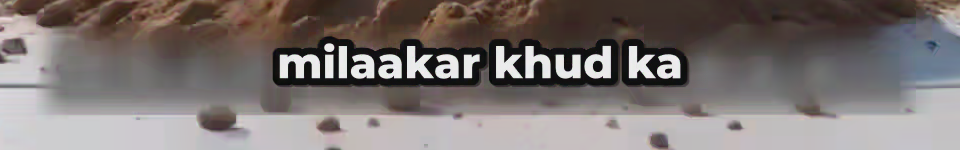
#> input picture tests/test_artifacts/fireclay_crop_1.0s.png, 960 x 150 px
$ python generate_unique_dp.py ../tests/test_artifacts/fireclay_crop_1.0s.png out.png
#> lines starting #> are read from the running program, lines starting #| are printed output that depends on the picture
#!/usr/bin/env python3
"""
tools/generate_unique_dp.py
===========================
Generates a perceptually unique Profile Picture (DP) per account
to defeat Meta's Perceptual Hashing (PDQ / pHash) and MD5/SHA256 correlation engines.

Techniques applied:
1. Micro-cropping (1-4% dynamic margins)
2. Micro-rotation (-1.5 to +1.5 degrees with bicubic interpolation)
3. Micro-color jitter (subtle brightness, contrast, and color balance jitter)
4. Micro-noise injection (sub-perceptual Gaussian noise)
5. Complete EXIF and metadata stripping
6. Dynamic JPEG compression quality (88-95)
"""

import sys
import os
import random
import numpy as np
from PIL import Image, ImageEnhance, ImageOps

def create_unique_dp(input_path: str, output_path: str) -> str:
#> called with output_path = 'out.png'
    if not os.path.exists(input_path):
        # If input path does not exist, generate a stylized graphic avatar
        return generate_geometric_avatar(output_path)

    img = Image.open(input_path).convert("RGB")
#> img is the input picture: PIL image 960x150 RGB; mean R, G, B 124.8, 117, 115.1
    w, h = img.size
#> w = 960; h = 150

    # 1. Micro-Crop (1-4%)
    crop_x = int(w * random.uniform(0.01, 0.04))
#> crop_x = 33
    crop_y = int(h * random.uniform(0.01, 0.04))
#> crop_y = 4
    img = img.crop((crop_x, crop_y, w - crop_x, h - crop_y))
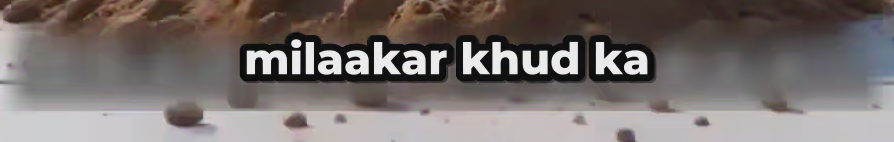
#> img: PIL image 894x142 RGB; mean R, G, B 120.8, 112.8, 110.6

    # 2. Micro-Rotation (-1.2 to +1.2 deg)
    angle = random.uniform(-1.2, 1.2)
    img = img.rotate(angle, resample=Image.BICUBIC, expand=False)
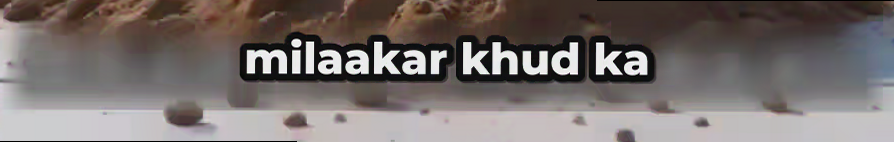
#> img: PIL image 894x142 RGB; mean R, G, B 119.7, 111.8, 109.6

    # 3. Micro-Color & Contrast Jitter (sub-perceptual)
    img = ImageEnhance.Brightness(img).enhance(random.uniform(0.96, 1.04))
    img = ImageEnhance.Contrast(img).enhance(random.uniform(0.95, 1.05))
    img = ImageEnhance.Color(img).enhance(random.uniform(0.95, 1.05))

    # 4. Subtle Pixel Noise Injection
    arr = np.array(img, dtype=np.int16)
    noise = np.random.normal(0, random.uniform(0.8, 1.6), arr.shape)
    arr = np.clip(arr + noise, 0, 255).astype(np.uint8)
    img = Image.fromarray(arr)

    # 5. Resize to standard 500x500 square for Instagram DP
    img = ImageOps.fit(img, (500, 500), method=Image.LANCZOS)
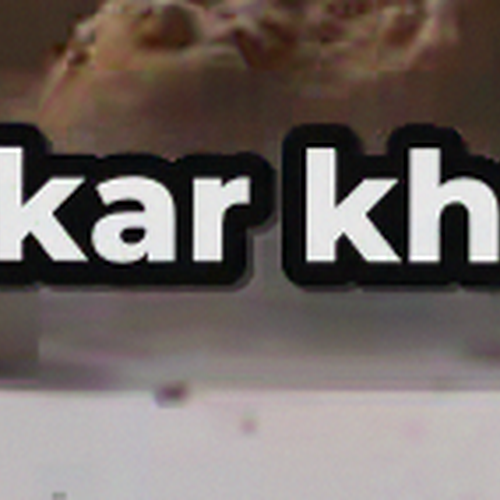
#> img: PIL image 500x500 RGB; mean R, G, B 115.2, 105.8, 102

    # 6. Save without EXIF with randomized JPEG quality
    os.makedirs(os.path.dirname(output_path), exist_ok=True)
    quality = random.randint(89, 95)
    img.save(output_path, "JPEG", quality=quality, optimize=True)
    return output_path

def generate_geometric_avatar(output_path: str) -> str:
    """Fallback generator: creates a clean modern gradient avatar with initials or shapes."""
    size = (500, 500)
    bg_colors = [
        ((35, 39, 47), (80, 88, 108)),
        ((40, 20, 60), (95, 45, 120)),
        ((20, 45, 60), (45, 105, 135)),
        ((60, 30, 25), (140, 65, 55)),
        ((25, 50, 40), (55, 115, 90)),
    ]
    c1, c2 = random.choice(bg_colors)
    base = Image.new("RGB", size, c1)

    # Simple vertical gradient
    arr = np.zeros((size[1], size[0], 3), dtype=np.uint8)
    for y in range(size[1]):
        ratio = y / size[1]
        r = int(c1[0] * (1 - ratio) + c2[0] * ratio)
        g = int(c1[1] * (1 - ratio) + c2[1] * ratio)
        b = int(c1[2] * (1 - ratio) + c2[2] * ratio)
        arr[y, :] = [r, g, b]

    img = Image.fromarray(arr)
    os.makedirs(os.path.dirname(output_path), exist_ok=True)
    img.save(output_path, "JPEG", quality=92, optimize=True)
    return output_path

if __name__ == "__main__":
    if len(sys.argv) < 3:
        print("Usage: generate_unique_dp.py <input_image> <output_image>")
        sys.exit(1)

    inp = sys.argv[1]
    out = sys.argv[2]
    result = create_unique_dp(inp, out)
    print(f"UNIQUE_DP_SAVED: {result}")

$ run again, on tests/test_artifacts/fireclay_crop_32.0s.png
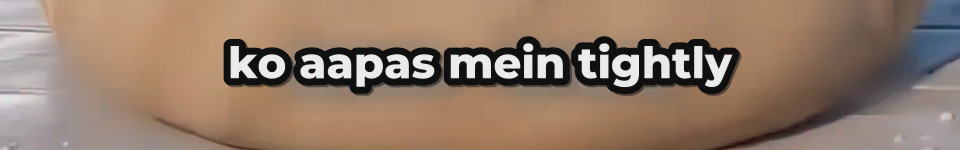
#> input picture tests/test_artifacts/fireclay_crop_32.0s.png, 960 x 150 px
#> in create_unique_dp, img is the input picture: PIL image 960x150 RGB; mean R, G, B 148.5, 124.7, 107
#> in create_unique_dp, `img = img.rotate(angle, resample=Image.BICUBIC, expand=False)`:
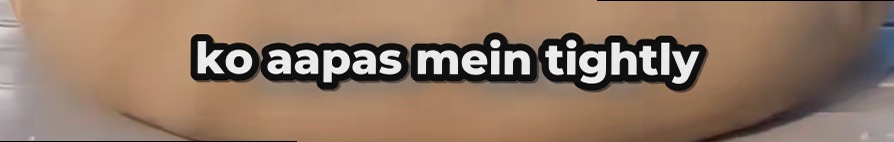
#> img: PIL image 894x142 RGB; mean R, G, B 146.3, 121.2, 102
#> in create_unique_dp, `img = ImageOps.fit(img, (500, 500), method=Image.LANCZOS)`:
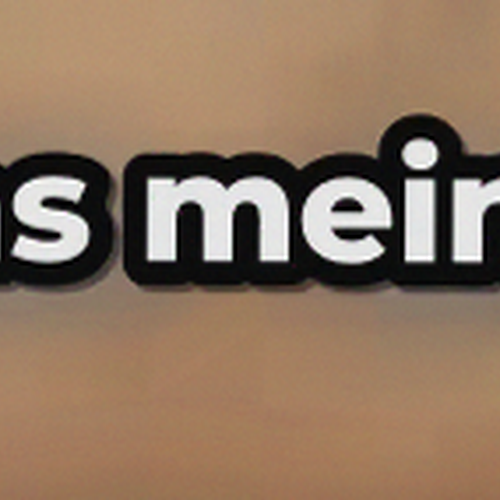
#> img: PIL image 500x500 RGB; mean R, G, B 144, 118.9, 97.3

$ run again, on tests/test_artifacts/fireclay_crop_55.0s.png
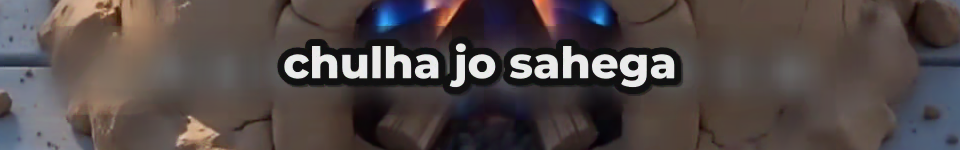
#> input picture tests/test_artifacts/fireclay_crop_55.0s.png, 960 x 150 px
#> in create_unique_dp, img is the input picture: PIL image 960x150 RGB; mean R, G, B 83.4, 74, 73
#> in create_unique_dp, `img = ImageEnhance.Brightness(img).enhance(random.uniform(0.96, 1.04))`:
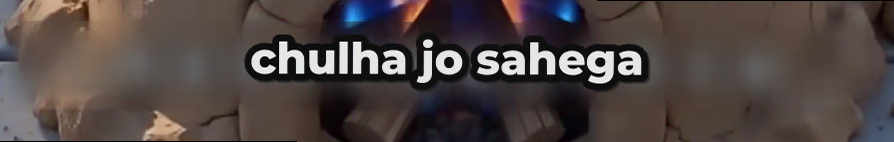
#> img: PIL image 894x142 RGB; mean R, G, B 80, 69.9, 67.9
#> in create_unique_dp, `img = ImageOps.fit(img, (500, 500), method=Image.LANCZOS)`:
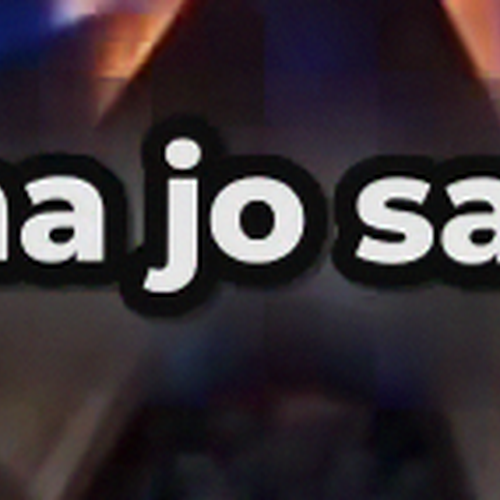
#> img: PIL image 500x500 RGB; mean R, G, B 57.1, 49.1, 54.1

$ run again, on tests/test_artifacts/fireclay_verify_1.0s.png
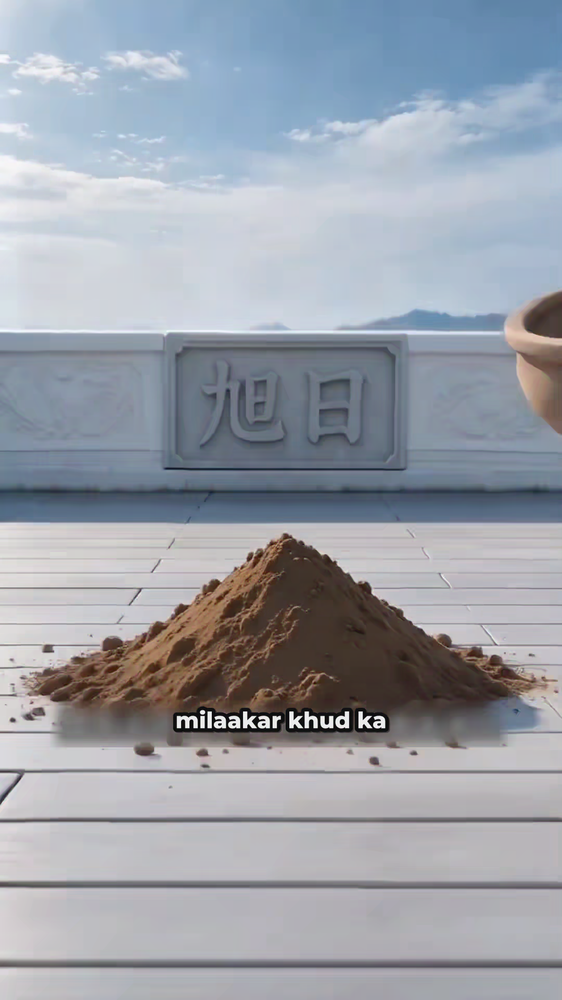
#> input picture tests/test_artifacts/fireclay_verify_1.0s.png, 562 x 1000 px, shrunk from 1080 x 1920 before the run
#> in create_unique_dp, img is the input picture: PIL image 562x1000 RGB; mean R, G, B 155.2, 160.3, 169.4
#> in create_unique_dp, `img = img.crop((crop_x, crop_y, w - crop_x, h - crop_y))`:
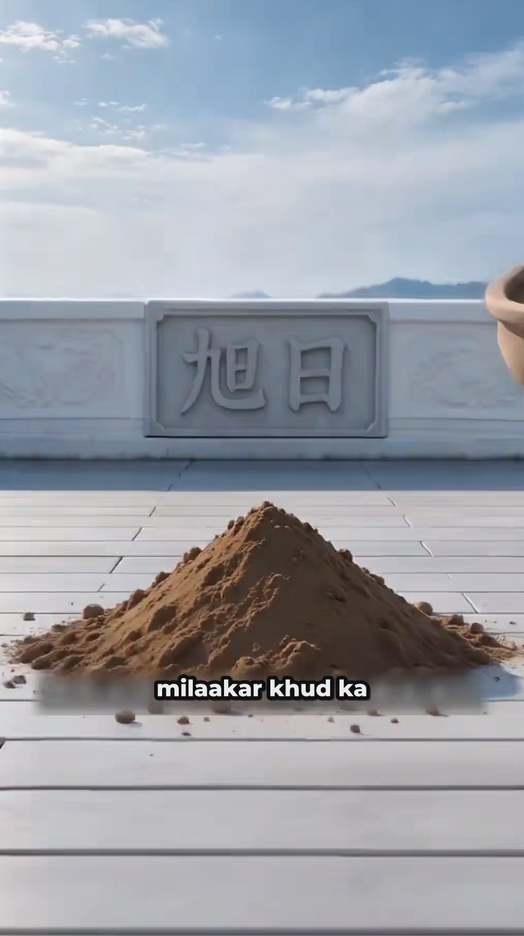
#> img: PIL image 524x936 RGB; mean R, G, B 154.3, 158.7, 167.2
#> in create_unique_dp, `img = ImageOps.fit(img, (500, 500), method=Image.LANCZOS)`:
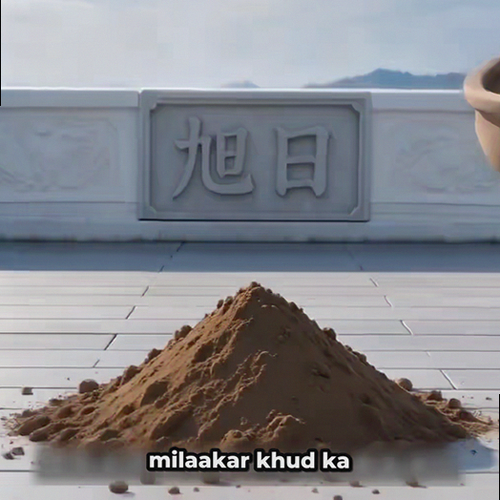
#> img: PIL image 500x500 RGB; mean R, G, B 134.2, 135.1, 140.6
